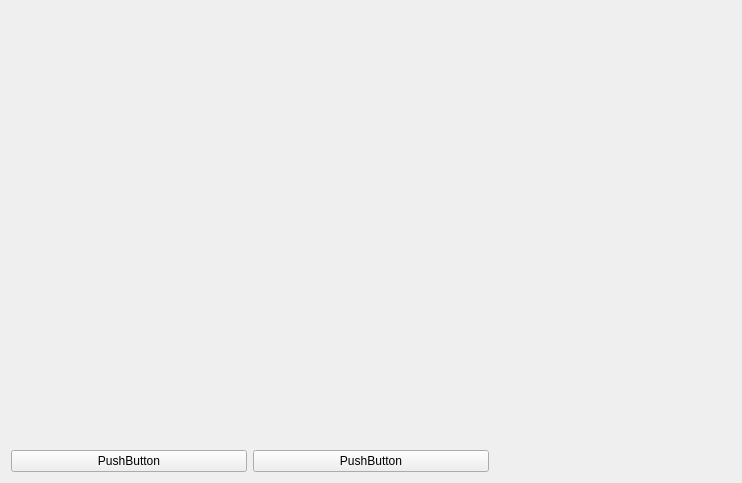
<?xml version="1.0" encoding="UTF-8"?>
<ui version="4.0">
 <class>Widget</class>
 <widget class="QWidget" name="Widget">
  <property name="geometry">
   <rect>
    <x>0</x>
    <y>0</y>
    <width>742</width>
    <height>483</height>
   </rect>
  </property>
  <property name="windowTitle">
   <string>Widget</string>
  </property>
  <layout class="QGridLayout" name="gridLayout">
   <item row="0" column="0" colspan="3">
    <widget class="QWidget" name="widget" native="true"/>
   </item>
   <item row="1" column="0">
    <widget class="QPushButton" name="pushButton">
     <property name="text">
      <string>PushButton</string>
     </property>
    </widget>
   </item>
   <item row="1" column="1">
    <widget class="QPushButton" name="pushButton_2">
     <property name="text">
      <string>PushButton</string>
     </property>
    </widget>
   </item>
  </layout>
 </widget>
 <layoutdefault spacing="6" margin="11"/>
 <resources/>
 <connections/>
</ui>
